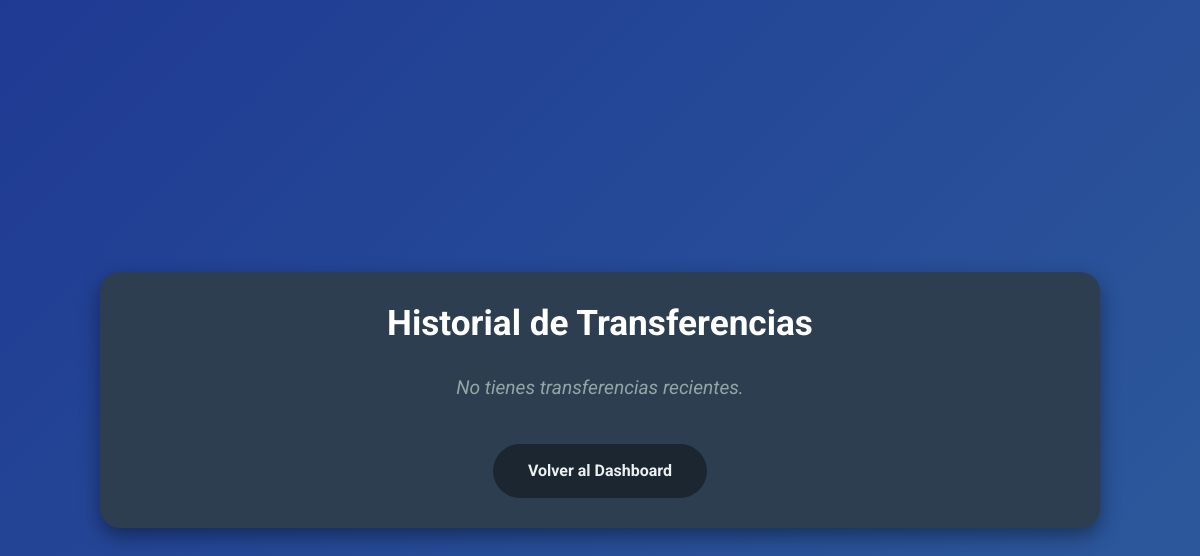
The page /transfer_history (signed in) on the database as committed earlier.
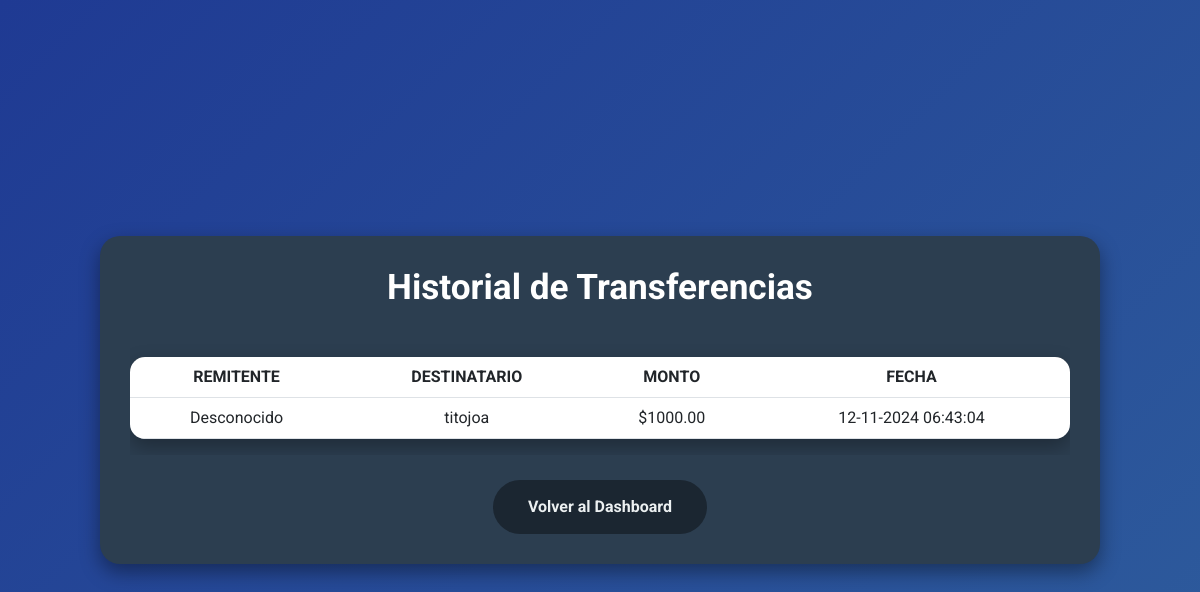
The same page on the database as committed later.
### models.py (models this page shows, shortened)
class Transaction(db.Model):
    __tablename__ = 'transactions'
    id = db.Column(db.Integer, primary_key=True)
    user_id = db.Column(db.Integer, db.ForeignKey('users.id'), nullable=False)
    sender_id = db.Column(db.Integer, db.ForeignKey('users.id'), nullable=True)
    amount = db.Column(db.Float, nullable=False)
    type = db.Column(db.String(50), nullable=False)
    destination = db.Column(db.String(150), nullable=True)
    timestamp = db.Column(db.DateTime, default=datetime.utcnow, nullable=False)
    __table_args__ = (
        CheckConstraint('amount > 0', name='amount_positive'),
    )

### app.py (the view)
@app.route('/transfer_history')
@login_required
def transfer_history():
    rates = get_latest_dollar_rate()
    transfers = Transaction.query.filter_by(user_id=current_user.id, type='transfer').order_by(Transaction.timestamp.desc()).limit(5).all()
    return render_template('transfer_history.html', transfers=transfers, buy_rate=rates['buy_rate'], sell_rate=rates['sell_rate'])

### app.py (called while the page is built)
@login_manager.user_loader
def load_user(user_id):
    return User.query.get(int(user_id))

def get_latest_dollar_rate():
    dollar_rate = DollarRate.query.order_by(DollarRate.timestamp.desc()).first()
    return {
        'buy_rate': dollar_rate.buy_rate if dollar_rate else 1115.0,
        'sell_rate': dollar_rate.sell_rate if dollar_rate else 1135.0,
        'blue_buy_rate': dollar_rate.blue_buy_rate if dollar_rate else 1200.0,
        'blue_sell_rate': dollar_rate.blue_sell_rate if dollar_rate else 1250.0
    }

### templates/transfer_history.html (shortened to what this page needs)
<!DOCTYPE html>
<html lang="es">
<head>
    <link href="https://cdn.jsdelivr.net/npm/bootstrap@5.3.0/dist/css/bootstrap.min.css" rel="stylesheet">
    <link rel="stylesheet" href="https://cdn.jsdelivr.net/npm/bootstrap-icons/font/bootstrap-icons.css">
</head>
<body>
    <div class="container">
        <h1>Historial de Transferencias</h1>
        {% if transfers %}
        <div class="table-responsive">
            <table class="table table-hover mt-4 align-middle">
                <thead>
                    <tr>
                        <th>Remitente</th>
                        <th>Destinatario</th>
                        <th>Monto</th>
                        <th>Fecha</th>
                    </tr>
                </thead>
                <tbody>
                    {% for transfer in transfers %}
                    <tr>
                        <td>
                            {% if transfer.sender_id == current_user.id %}
                                Tú
                            {% else %}
                                {{ transfer.sender.username if transfer.sender else 'Desconocido' }}
                            {% endif %}
                        </td>
                        <td>
                            {% if transfer.destination == current_user.username %}
                                Tú
                            {% else %}
                                {{ transfer.destination if transfer.destination else 'Desconocido' }}
                            {% endif %}
                        </td>
                        <td>${{ "%.2f" | format(transfer.amount) }}</td>
                        <td>{{ transfer.timestamp.strftime('%d-%m-%Y %H:%M:%S') }}</td>
                    </tr>
                    {% endfor %}
                </tbody>
            </table>
        </div>
        {% else %}
        <p class="empty-state">No tienes transferencias recientes.</p>
        {% endif %}
        <div class="text-center">
            <a href="{{ url_for('dashboard') }}" class="btn btn-secondary">Volver al Dashboard</a>
        </div>
    </div>
</body>
</html>

### templates/transfer_history.html (style rules this page uses)
body { background: linear-gradient(135deg, #1f3a93, #4ca1af); background-size: 300% 300%; animation: gradientBackground 8s ease infinite; color: #ecf0f1; font-family: 'Roboto', sans-serif; display: flex; align-items: center; justify-content: center; min-height: 100vh; margin: 0; padding: 20px; }
.container { max-width: 1000px; padding: 30px; background-color: #2c3e50; border-radius: 20px; box-shadow: 0 8px 20px rgba(0, 0, 0, 0.4); animation: fadeIn 1.2s ease; }
h1 { color: #ffffff; font-weight: 700; font-size: 2.2em; text-align: center; margin-bottom: 25px; }
.table { color: #ecf0f1; border-radius: 15px; overflow: hidden; box-shadow: 0 8px 20px rgba(0, 0, 0, 0.3); }
.table thead { background-color: #1b2631; font-size: 1rem; text-transform: uppercase; }
.btn-secondary { background-color: #1b2631; border: none; padding: 15px 35px; font-weight: bold; transition: background-color 0.3s ease, transform 0.3s ease; border-radius: 30px; color: #ecf0f1; text-decoration: none; display: inline-block; text-align: center; margin-top: 25px; }
.table td, .table th { vertical-align: middle; text-align: center; }

Rows that differ between the two databases and show on the page:
added Transaction: amount "1000.00"
Other text that changed with them:
text no longer shown: "No tienes transferencias recientes."
text now shown: "REMITENTE DESTINATARIO MONTO FECHA"
